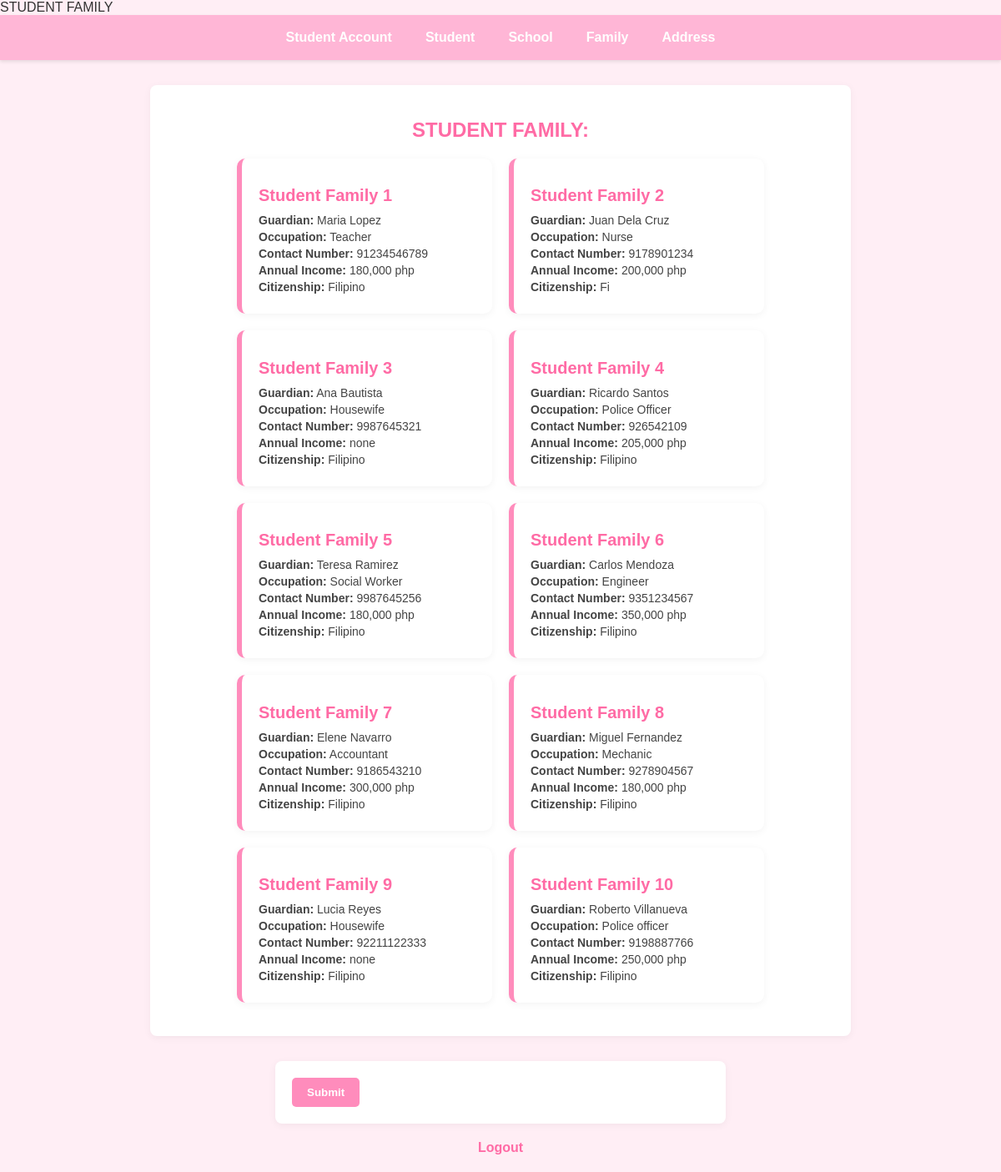
The app's page /stud_fam/ with its own data.
### online_enrollment/models.py (models this page shows, shortened)
class Stud_fam(models.Model):
    guardian = models.CharField(max_length=100)
    occupation = models.CharField(max_length=100)
    contact_no = models.IntegerField()
    annual_inc = models.CharField(max_length=100)
    citizenship = models.CharField(max_length=100)

### online_enrollment/views.py (the view)
# urls.py: path('stud_fam/', views.studfam_view, name="stud_fam"),
def studfam_view(request):
    form = Stud_fam.objects.all()
    return render(request, 'stud_fam.html', {'form': form} )

### online_enrollment/templates/stud_fam.html (shortened to what this page needs)
{% extends 'dashboard.html' %}
{% block content %}
<h2>STUDENT FAMILY:</h2>
<div class="container">
    {% for x in form %}
    <div class="student_fam">
        <h1>Student Family {{ forloop.counter }}</h1>
        <p><strong>Guardian:</strong> {{ x.guardian }}</p>
        <p><strong>Occupation:</strong> {{ x.occupation }}</p>
        <p><strong>Contact Number:</strong> {{ x.contact_no }}</p>
        <p><strong>Annual Income:</strong> {{ x.annual_inc }}</p>
        <p><strong>Citizenship:</strong> {{ x.citizenship }}</p>
    </div>
    {% endfor %}
</div>
{% endblock %}

### online_enrollment/templates/dashboard.html (shortened to what this page needs)
<!DOCTYPE html>
<html lang="en">
<head>
</head>
<body>
    <nav>
        <div class="nav-container">
            <a href="{% url 'student_acc' %}"> Student Account</a>
            <a href="{% url 'student' %}"> Student</a>
            <a href="{% url 'school' %}"> School</a>
            <a href="{% url 'stud_fam' %}"> Family</a>
            <a href="{% url 'address' %}"> Address</a>
        </div>
    </nav>
    <div class="content">
        {%block content%}
        {%endblock%}
    </div>
    <form method='POST'>
        <button type="submit">Submit</button>
    </form>
    <a href="{% url 'logout_user' %}"> Logout</a>
</body>
</html>

### online_enrollment/templates/dashboard.html (style rules this page uses)
body { margin: 0; padding: 0; font-family: Arial, Helvetica, sans-serif; background: #ffeef5; color: #333; }
nav { background: #ffb6d6; padding: 12px 0; box-shadow: 0 2px 4px rgba(0,0,0,0.1); }
.nav-container { display: flex; gap: 20px; justify-content: center; }
nav a { text-decoration: none; color: white; font-weight: bold; padding: 6px 10px; border-radius: 5px; transition: 0.3s; }
.content { max-width: 800px; margin: 30px auto; background: white; padding: 20px; border-radius: 8px; box-shadow: 0 2px 10px rgba(0,0,0,0.05); }
form { max-width: 500px; margin: 20px auto; background: white; padding: 20px; border-radius: 8px; box-shadow: 0 2px 10px rgba(0,0,0,0.05); }
form button { background: #ff8cbc; border: none; padding: 10px 18px; color: white; font-weight: bold; border-radius: 5px; cursor: pointer; transition: 0.3s; }
a[href*="logout"] { display: block; text-align: center; margin: 20px auto; color: #ff6ba5; font-weight: bold; text-decoration: none; }

### online_enrollment/templates/stud_fam.html (style rules this page uses)
.container { max-width: 900px; margin: 20px auto; display: flex; flex-wrap: wrap; gap: 20px; justify-content: center; }
.student_fam { background: white; width: 260px; padding: 20px; border-radius: 10px; box-shadow: 0 2px 10px rgba(0,0,0,0.05); border-left: 6px solid #ff8cbc; transition: 0.3s; }
h2 { text-align: center; color: #ff6ba5; margin-top: 20px; }
.student_fam h1 { font-size: 20px; color: #ff6ba5; margin-bottom: 10px; }
.student_fam p { margin: 4px 0; font-size: 14px; color: #444; }

### records on screen
Stud_fam: guardian "Maria Lopez", occupation "Teacher", contact_no "91234546789", annual_inc "180,000 php", citizenship "Filipino"
Stud_fam: guardian "Juan Dela Cruz", occupation "Nurse", contact_no "9178901234", annual_inc "200,000 php", citizenship "Fi"
Stud_fam: guardian "Ana Bautista", occupation "Housewife", contact_no "9987645321", annual_inc "none", citizenship "Filipino"
Stud_fam: guardian "Ricardo Santos", occupation "Police Officer", contact_no "926542109", annual_inc "205,000 php", citizenship "Filipino"
Stud_fam: guardian "Teresa Ramirez", occupation "Social Worker", contact_no "9987645256", annual_inc "180,000 php", citizenship "Filipino"
Stud_fam: guardian "Carlos Mendoza", occupation "Engineer", contact_no "9351234567", annual_inc "350,000 php", citizenship "Filipino"
Stud_fam: guardian "Elene Navarro", occupation "Accountant", contact_no "9186543210", annual_inc "300,000 php", citizenship "Filipino"
Stud_fam: guardian "Miguel Fernandez", occupation "Mechanic", contact_no "9278904567", annual_inc "180,000 php", citizenship "Filipino"
Stud_fam: guardian "Lucia Reyes", occupation "Housewife", contact_no "92211122333", annual_inc "none", citizenship "Filipino"
Stud_fam: guardian "Roberto Villanueva", occupation "Police officer", contact_no "9198887766", annual_inc "250,000 php", citizenship "Filipino"
